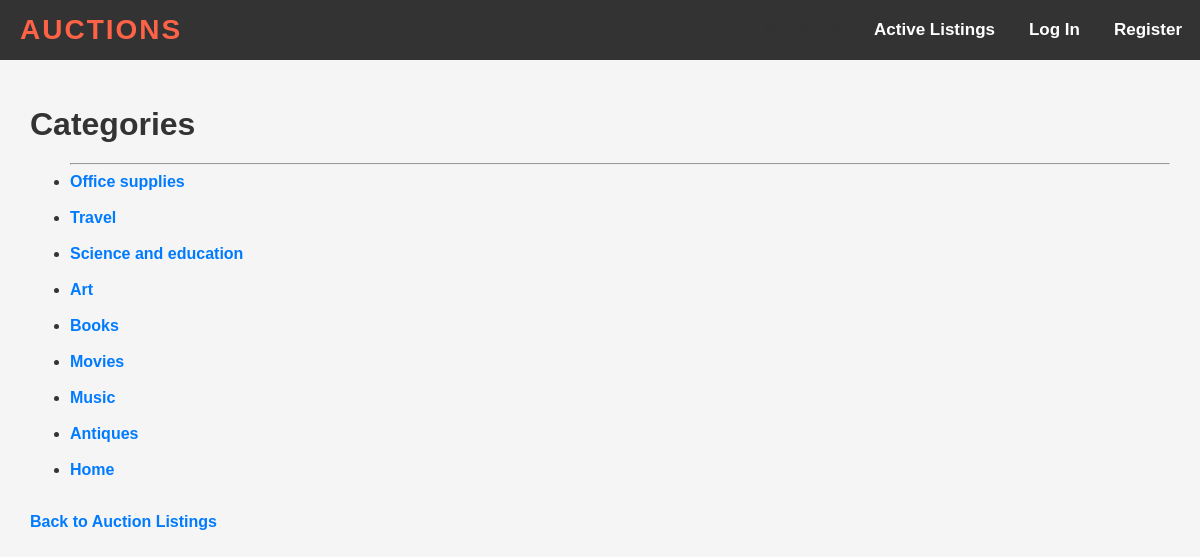
The page /categories on the database its author committed.
### auctions/models.py (models this page shows, shortened)
class Category(models.Model):
    cat_name = models.CharField(max_length=100,blank = False, unique = True)

### auctions/views.py (the view)
# urls.py: path("categories", views.categories, name="categories"),
def categories(request):
    cat_all = Category.objects.all()
    return render(request,"Auctions/categories.html",{
        "cat_all" : cat_all
         })

### auctions/templates/auctions/categories.html
{% extends "auctions/layout.html" %}
{% block body %}
    <h2>Categories</h2>
    <div>
    <ul>
        <hr>
        {% for category in cat_all %}
        <li><a href= "{% url 'commodities' category.id %}">{{ category.cat_name.capitalize }}</a></li></br>
        {% endfor %}
    </ul>
<a href = "{% url 'index' %}"> Back to Auction Listings</a></div>
{% endblock %}

### auctions/templates/auctions/layout.html (shortened to what this page needs)
{% load static %}
<!DOCTYPE html>
<html lang="en">
    <head>
        <link href="{% static 'auctions/styles.css' %}" rel="stylesheet">
        <link href="{% static 'auctions/navbar.css' %}" rel="stylesheet">
        <link href="{% static 'auctions/listing.css' %}" rel="stylesheet">
        <link href="{% static 'auctions/container.css' %}" rel="stylesheet">
        <link href="{% static 'auctions/login.css' %}" rel="stylesheet">
        <link href="{% static 'auctions/create.css' %}" rel="stylesheet">
        <link href="{% static 'auctions/register.css' %}" rel="stylesheet">
    </head>
    <body>
	<div class=navbar>
        <a href="/" style="text-decoration:none;"><span class="company-name">Auctions</span></a>
        <div class=navbar-items>
            <a class="nav-item" href="{% url 'index' %}">Active Listings</a>
            {% if user.is_authenticated %}
                <a class="nav-item" href="{% url 'create' %}">Create Listings</a>
                <a class="nav-item" href="{% url 'watchlist' %}">Watchlist</a> </li>
                <a class="nav-item" href="{% url 'logout' %}">Log Out</a>
            {% else %}
                <a class="nav-item" href="{% url 'login' %}">Log In</a>
                <a class="nav-item" href="{% url 'register' %}">Register</a>
            {% endif %}
        </div>
	</div>
        <div class ="search">
            <form action="{% url 'search' %}" method="POST">
                </form>
        </div>
    <div class="container">
        {% block body %}
        {% endblock %}
    </div>
    </body>
</html>

### auctions/static/auctions/styles.css (style rules this page uses)
.search { width: 100%; font-size: 15px; line-height: 15px; display: flex; align-items: stretch; }
body { font-family: Arial, sans-serif; margin: 0; padding: 0; }

### auctions/static/auctions/navbar.css (style rules this page uses)
.navbar { background-color: #333; overflow: hidden; padding: 10px 20px; position: fixed; top: 0; width: 100%; z-index: 1000; display: flex; align-items: center; justify-content: space-between; }
.navbar-items { display: flex; align-items: center; margin-left: auto; margin-right: 1rem; }
.navbar-items a { color: white; padding: 10px 12px; text-align: center; text-decoration: none; font-size: 17px; }
.company-name { font-family: 'Arial', sans-serif; color: #ff6347; font-size: 28px; font-weight: bold; text-transform: uppercase; letter-spacing: 2px; }

### auctions/static/auctions/listing.css (style rules this page uses)
body { font-family: Arial, sans-serif; color: #333; background-color: #f5f5f5; margin: 0; padding: 0; }
.container { max-width: 1200px; margin: 0 auto; padding: 20px; }
h2 { font-size: 2rem; margin-bottom: 20px; color: #333; }
a { color: #007bff; text-decoration: none; font-weight: bold; margin-right: 10px; }

### auctions/static/auctions/container.css (style rules this page uses)
.container { width: 100%; padding-left: 15px; padding-right: 15px; margin-left: auto; margin-right: auto; }
@media (min-width: 576px) { .container { max-width: 540px; } }
@media (min-width: 768px) { .container { max-width: 720px; } }
@media (min-width: 992px) { .container { max-width: 960px; } }
@media (min-width: 1200px) { .container { max-width: 1140px; } }

### auctions/static/auctions/register.css (style rules this page uses)
a { color: #007bff; text-decoration: none; }

### rows shown on the page
Category: cat_name "Office supplies"
Category: cat_name "Travel"
Category: cat_name "Science and education"
Category: cat_name "Art"
Category: cat_name "Books"
Category: cat_name "Movies"
Category: cat_name "Music"
Category: cat_name "Antiques"
Category: cat_name "Home"
